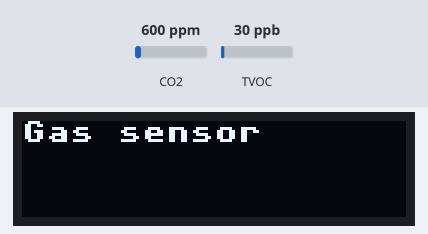
Bench run of a program on a simulated Pycom board running MicroPython. Parts: 128×32 one-colour display. Inputs (shaded band) come from the test bench; at power-on: CO2 600 ppm, TVOC 30 ppb. Library files of the repository ran but are not shown: CCS811.py, ssd1306.py; what the program prints to the serial console is not drawn.

Above: at 0.1 s.
At 5.1 s:
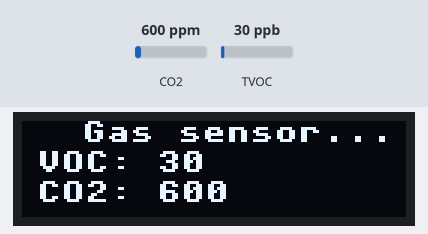

The program:

main.py
```python
"""
main.py - main startup of workshop 4  analog and digital IO,
sensors and actuators
2019-0926 Peter - added USE_GFX eand BME280 sample code
2019-0917 Peter - split up in modules
2019-0912 Peter - workshop 4 sample code

System configuration:
sensor/actuator       | GPIO-pin        | Application/driver
                      | (exp.board)     |
------------------------------------------------------------
CCS811, i2c           | G16 / I2C_SCL   | lib/CCS811.py
                      | G17 / I2C_SDA   |
OLED i2c              | G16 / I2C_SCL   | SSD1306_I2C
                      | G17 / I2C_SDA   |
Vcc (3V3), GND

"""
import time
import gc

# device configuration:
USE_CCS811 = True          # I2C: gas sensor

if __name__ == '__main__':
    gc.collect()  # cleanup memory / garbage collect

    # CCS811 gas sensor
    # pre-condition: i2c is not None - see boot.py
    print('DEMO gas sensor...{}'.format(USE_CCS811))
    if USE_CCS811:
        from CCS811 import CCS811
        import time
        from oledApp import OLEDApp
        # gc.collect()  # trial-and-error garbage collect

        app = OLEDApp(i2c=i2c, width=128, height=32)
        msg = {
            'Gas sensor': (0, 0),
            ' ': (30, 10),
            ' ': (60, 20),
        }
        app.showText(msg)

        # create gas sensor, and reset it
        try:
            # gs = CCS811.CCS811(i2c)
            gs = CCS811(i2c)
            gs.reset()
            time.sleep(0.5)  # trial-and-error waittime

            # test: read sensor values, sleep 10 secs
            while True:
                # console print...
                print('VOC reading...{}'.format(gs.readtVOC()))
                time.sleep(0.5)  # trial-and-error waittime
                print('CO2 reading...{}'.format(gs.readeCO2()))
                # OLED print...
                msg = {
                    'Gas sensor...': (20, 0),
                    'VOC: {}'.format(gs.readtVOC()): (5, 10),
                    'CO2: {}'.format(gs.readeCO2()): (5, 20),
                }
                app.clearDisplay()
                app.showText(msg)
                time.sleep(10)

        except ValueError as ex:
            print(ex)
            pass
```

oledApp.py
```python
'''
oledApp - creates an OLED display
OLED, I2C, ssd1306

History
2019-1205 PP: renamed method welcome() to showText()

'''
from ssd1306 import SSD1306_I2C


# OLED
class OLEDApp():
    def __init__(self, i2c, width, height):
        self._i2c = i2c
        self._width = width
        self._height = height
        self._oled = SSD1306_I2C(width, height, i2c)
        # optional: I'd to flip and mirror my oled display
        # oled.flip(180)   # flip display 180
        # oled.mirror(90)  # mirror display 90 degree
        # oled.show()    # update display
        # effectively: turn display 180 degrees counter-clockwise

    # 2019-1205 PP: renamed method to showText()
    def showText(self, msgs):
        """ welcome(msg): shows msgs on OLED.
        each element of msgs is a dictionary {'tekst':(x,y), ...}
        Example:
        msgs = {
            'Welkom':(0, 0),
            'Smart':(30, 10),
            'citizens!':(60, 20)
        }
        showText(msgs)
        """
        self._oled.fill(0)  # clear canvas
        for key, value in msgs.items():
            self._oled.text(key, value[0], value[1])  # text, x, y in pixels
        # self._oled.contrast(constrast)
        self._oled.show()

    def clearDisplay(self, refresh=True):
        """ clear(): clear display immediately (refresh=True),
            else postpone to next update."""
        self._oled.fill(0)  # clear canvas
        if refresh:
            self._oled.show()

    @property
    def oled(self):
        """ returns oled object"""
        return self._oled


if __name__ == '__main__':
    app = OLEDApp(i2c=i2c, width=128, height=32)
    '''msg = {
        'Welkom': (0, 0),
        'Smart': (30, 10),
        'citizens!': (60, 20),
    }'''
    msg = {
        'Hello': (0, 0),
        'Peter': (30, 10),
        'TEST!': (60, 20),
    }
    app.welcome(msg)
```

boot.py
```python
# boot.py -- run on boot-up
# 2019-0915 disabe wifi and wdt
# bron: https://docs.pycom.io/firmwareapi/pycom/pycom/
import micropython
import pycom
from machine import I2C

# allocate memory for exceptions...
# Pycom: https://docs.pycom.io/chapter/firmwareapi/micropython/micropython.html
micropython.alloc_emergency_exception_buf(100)

# disable WiFi on boot, i.e. no AP-netwerk on Wifi
pycom.wifi_on_boot(False)
print('Wifi AP-mode enabled: ', pycom.wifi_on_boot())

# If this flag is set, the application needs to reconfigure the WDT with a
# new timeout and feed it regularly to avoid a reset.
pycom.wdt_on_boot(False)  # no Watch Dog
print('WDT enabled: ', pycom.wdt_on_boot())

# setup i2c, use default PIN assignments (P10=SDA, P11=SCL)
# Expansion board 3.0: SCL=GPO17 ('P10'), SDA=GPO16 ('P9')
i2c = I2C(0, I2C.MASTER)
print('i2c scan:', i2c.scan())
```
